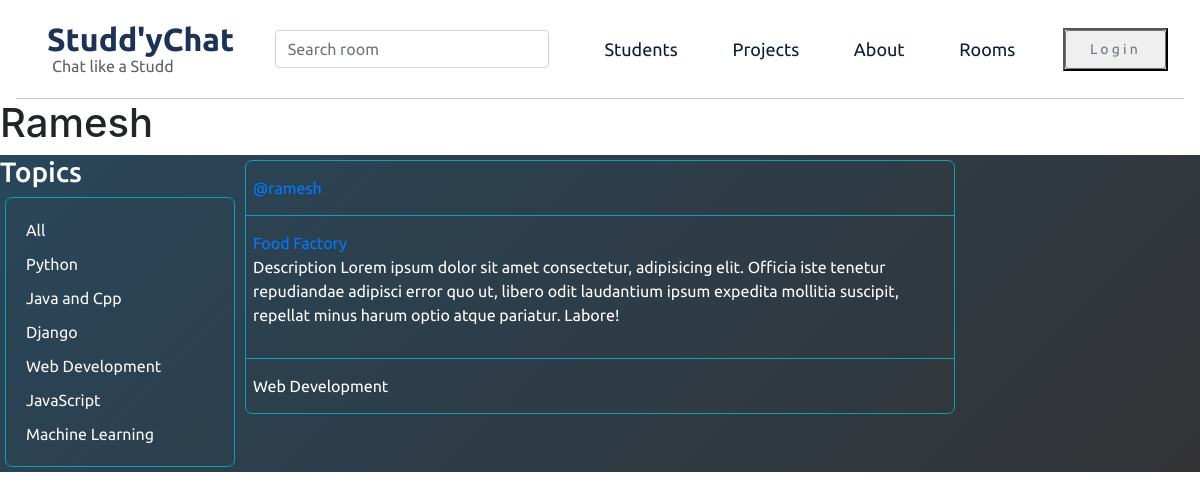
/user-profile/4/, run on the app's committed database.
### base/models.py (models this page shows, shortened)
class Topic(models.Model):
    name = models.CharField(max_length=200)
    def __str__(self):
        return self.name

class Room(models.Model):
    host = models.ForeignKey(User,on_delete=models.SET_NULL,null=True)
    topic = models.ForeignKey(Topic,on_delete=models.SET_NULL,null=True)
    name = models.CharField(max_length=200)
    description = models.TextField(null=True,blank=True)
    participants = models.ManyToManyField(User,related_name='participants',blank=True)
    updated = models.DateTimeField(auto_now=True)
    created = models.DateTimeField(auto_now_add=True)
    class Meta:
        ordering = ['-updated','-created']

### base/views.py (the view)
# urls.py: path('user-profile/<str:pk>/',views.userProfile,name='user-profile'),
def userProfile(request,pk):
    user = User.objects.get(id=pk)
    rooms = user.room_set.all()
    room_messages = user.message_set.all()
    topics = Topic.objects.all()
    context = {'user':user,'rooms':rooms,'room_messages':room_messages,
               'topics':topics}
    return render(request,'base/profile.html',context)

### base/templates/base/profile.html (shortened to what this page needs)
{% extends 'main.html'%}
{%block content%}
<h1>{{user.username | capfirst}}</h1>
<div class="profile-container grid-container">
    <div>
        {% include 'base/topics_component.html'%}
    </div>
    <div>
        {% include 'base/feed_component.html'%}
    </div>
    <div>
    </div>
</div>
{%endblock content%}

### base/templates/base/topics_component.html
<h3>Topics</h3>
<div class="topics-container">
<a href="{% url 'home' %}">All</a>
  {% for topic in topics%}
  <a href="{% url 'home' %}?q={{topic.name}}">{{topic}}</a>
{%endfor%}
</div>

### base/templates/base/feed_component.html (shortened to what this page needs)
  {% for room in rooms%}
  <div class="room-container">
    <div class="room-user"><a href="{% url 'user-profile' room.host.id %}">@{{room.host.username}}</a>
    </div>
    <div class="room-mid">
      <a href="{% url 'room' room.id%}">{{room.name}}</a>
      <p>Description Lorem ipsum dolor sit amet consectetur, adipisicing elit.
         Officia iste tenetur repudiandae adipisci error quo ut, libero odit
         laudantium ipsum expedita mollitia suscipit, repellat minus harum optio
         atque pariatur. Labore!</p>
    </div>
    <div class="room-bottom">{{room.topic}}</div>
  </div>
  {%endfor%}

### static/style/style.css (style rules this page uses)
* { margin: 0; padding: 0; font-family: 'Montserrat', sans-serif; font-family: 'Poppins', sans-serif; font-family: 'Roboto', sans-serif; font-family: 'Ubuntu', sans-serif; }
a { text-decoration: none; }
.grid-container { background-color: hsla(198, 16%, 75%, 0.902); background-image: linear-gradient(135deg, #29465a 0%, #333335 100%); margin-bottom:370px; display: grid; height: fit-content; grid-template-columns: 24% 52% 24%; color: #ffffff; }
.room-container { height: fit-content; border:1px solid#0da1b1; margin: 5px; border-radius: 7px; }
.room-user { padding: 15px 7px; border-bottom:1px solid#0da1b1; }
.room-mid { padding: 15px 7px; height: fit-content; border-bottom:1px solid#0da1b1; }
.room-bottom { padding: 15px 7px; }
.topics-container { height: fit-content; border:1px solid#0da1b1; margin: 5px; border-radius: 7px; display: flex; flex-direction: column; padding: 15px; }
.topics-container a { margin: 5px; color: #f9f9f9; }

### base/templates/base/profile.html (style rules this page uses)
.profile-container { display: grid; grid-template-columns: 1fr 3fr 1fr; }

### data on the page
Topic: name "Python"
Topic: name "Java and Cpp"
Topic: name "Django"
Topic: name "Web Development"
Topic: name "JavaScript"
Topic: name "Machine Learning"
Room: host.username "ramesh", name "Food Factory", topic "Web Development"

### other printed values
{{ user.username | capfirst }} "Ramesh"
